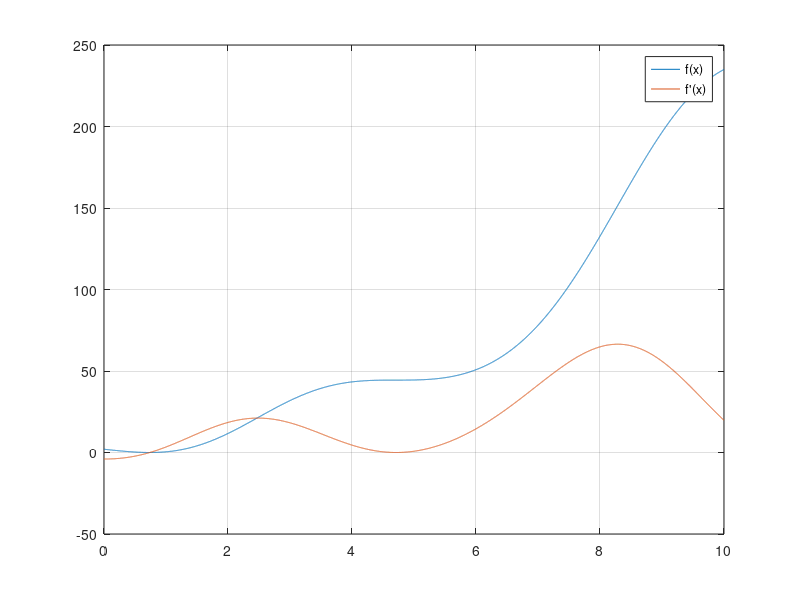

The MATLAB source for this figure:

f = @(x) 0.5 + 0.25*x.^2 - x.*sin(x) - 0.5*cos(2*x);
fp = @(x) 0.5*x - sin(x) - x.*cos(x) + sin(2*x);
f = @(x) 1 - 4.*x.*cos(x) + 2*x.^2 + cos(2*x);
fp = @(x) -4*cos(x) + 4*x.*sin(x) + 4*x - 2*sin(2*x);
fpp = @(x) 8*sin(x) + 4*x*cos(x) - 4*cos(2*x) + 4;


x=0:0.001:10;
plot(x,f(x),x,fp(x));
legend("f(x)","f'(x)");
grid on;

p = 1.5
while 1
    new_p = p - f(p)/fp(p);
    new_p = p - (f(p)*fp(p))/((fp(p))^2-f(p)*fpp(p));
    if abs(new_p - p) < (10^-5)
        p = new_p
        break;
    end
    p = new_p
end
a = fp(p)